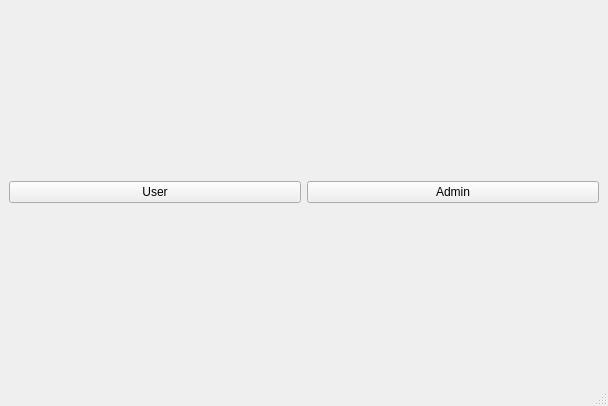
<?xml version="1.0" encoding="UTF-8"?>
<ui version="4.0">
 <class>AdminUserWindow</class>
 <widget class="QMainWindow" name="AdminUserWindow">
  <property name="geometry">
   <rect>
    <x>0</x>
    <y>0</y>
    <width>608</width>
    <height>406</height>
   </rect>
  </property>
  <property name="windowTitle">
   <string>MainWindow</string>
  </property>
  <widget class="QWidget" name="centralwidget">
   <layout class="QHBoxLayout" name="horizontalLayout_2">
    <item>
     <layout class="QHBoxLayout" name="horizontalLayout">
      <item>
       <widget class="QPushButton" name="pushButtonUser">
        <property name="text">
         <string>User</string>
        </property>
       </widget>
      </item>
      <item>
       <widget class="QPushButton" name="pushButtonAdmin">
        <property name="text">
         <string>Admin</string>
        </property>
       </widget>
      </item>
     </layout>
    </item>
   </layout>
  </widget>
  <widget class="QMenuBar" name="menubar">
   <property name="geometry">
    <rect>
     <x>0</x>
     <y>0</y>
     <width>608</width>
     <height>21</height>
    </rect>
   </property>
  </widget>
  <widget class="QStatusBar" name="statusbar"/>
 </widget>
 <resources/>
 <connections/>
</ui>
